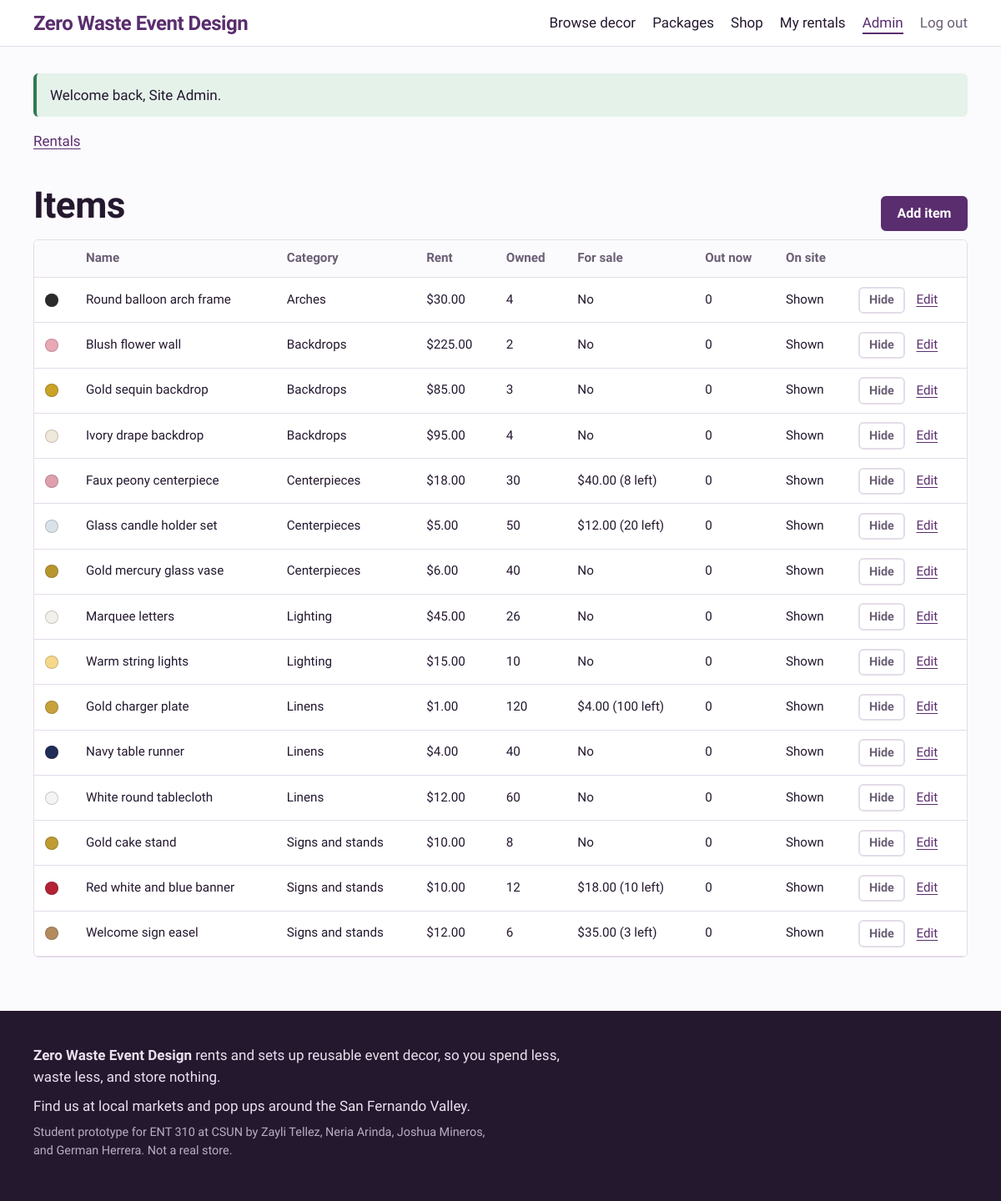
The page /admin/items.php (signed in) on the database its author committed.
### tables this page shows
CREATE TABLE items (
  id          INT AUTO_INCREMENT PRIMARY KEY,
  category_id INT NOT NULL,
  name        VARCHAR(120) NOT NULL,
  description TEXT NOT NULL,
  color_name  VARCHAR(40)  NOT NULL DEFAULT 'Assorted',
  color_hex   CHAR(7)      NOT NULL DEFAULT '#CCCCCC',
  price       DECIMAL(8,2) NOT NULL,           
  quantity    INT NOT NULL DEFAULT 1,          
  sale_price  DECIMAL(8,2) NULL,               
  sale_stock  INT NOT NULL DEFAULT 0,          
  image_url   VARCHAR(500) NULL,
  is_active   TINYINT(1) NOT NULL DEFAULT 1,
  created_at  TIMESTAMP NOT NULL DEFAULT CURRENT_TIMESTAMP,
  FOREIGN KEY (category_id) REFERENCES categories(id)
);

CREATE TABLE categories (
  id    INT AUTO_INCREMENT PRIMARY KEY,
  name  VARCHAR(60) NOT NULL,
  slug  VARCHAR(60) NOT NULL UNIQUE
);

### includes/bootstrap.php (called while the page is built, shortened)
<?php
function db(): PDO
{
    static $pdo = null;
    if ($pdo === null) {
        $dsn = 'mysql:host=' . DB_HOST . ';port=' . DB_PORT . ';dbname=' . DB_NAME . ';charset=utf8mb4';
        $pdo = new PDO($dsn, DB_USER, DB_PASS, [
            PDO::ATTR_ERRMODE            => PDO::ERRMODE_EXCEPTION,
            PDO::ATTR_DEFAULT_FETCH_MODE => PDO::FETCH_ASSOC,
            PDO::ATTR_EMULATE_PREPARES   => false,
        ]);
    }
    return $pdo;
}
function base_url(): string
{
    static $base = null;
    if ($base === null) {
        $script = $_SERVER['SCRIPT_NAME'] ?? '';
        $dir = str_replace('\\', '/', dirname($script));
        if (substr($dir, -6) === '/admin') {
            $dir = substr($dir, 0, -6);
        }
        $base = rtrim($dir, '/');
    }
    return $base;
}
function url(string $path = ''): string
{
    return base_url() . '/' . ltrim($path, '/');
}
function e(?string $text): string
{
    return htmlspecialchars((string) $text, ENT_QUOTES, 'UTF-8');
}
function money($amount): string
{
    return '$' . number_format((float) $amount, 2);
}
    ob_start(); ?>

### public/admin/items.php (the view, shortened to what this page needs)
<?php
require __DIR__ . '/../../includes/bootstrap.php';
$items = db()->query("SELECT i.*, c.name AS category,
        (SELECT COALESCE(SUM(ri.quantity), 0) FROM rental_items ri
         JOIN rentals r ON r.id = ri.rental_id
         WHERE ri.item_id = i.id AND r.status = 'picked_up') AS out_now
    FROM items i JOIN categories c ON c.id = i.category_id
    ORDER BY c.name, i.name")->fetchAll();
require __DIR__ . '/../../includes/header.php';
?>
<p class="crumbs"><a href="<?= e(url('admin/index.php')) ?>">Rentals</a></p>
<div class="section-head">
  <h1>Items</h1>
  <a class="btn" href="<?= e(url('admin/item-form.php')) ?>">Add item</a>
</div>
<div class="table-wrap">
  <table>
    <thead>
      <tr><th></th><th>Name</th><th>Category</th><th>Rent</th><th>Owned</th><th>For sale</th><th>Out now</th><th>On site</th><th></th></tr>
    </thead>
    <tbody>
      <?php foreach ($items as $item): ?>
        <tr class="<?= $item['is_active'] ? '' : 'row-muted' ?>">
          <td><span class="dot" style="--swatch: <?= e($item['color_hex']) ?>"></span></td>
          <td><?= e($item['name']) ?></td>
          <td><?= e($item['category']) ?></td>
          <td><?= money($item['price']) ?></td>
          <td><?= (int) $item['quantity'] ?></td>
          <td><?= $item['sale_price'] !== null ? money($item['sale_price']) . ' (' . (int) $item['sale_stock'] . ' left)' : 'No' ?></td>
          <td><?= (int) $item['out_now'] ?></td>
          <td><?= $item['is_active'] ? 'Shown' : 'Hidden' ?></td>
          <td>
            <form method="post" class="inline">
              <button type="submit" class="btn btn-small btn-quiet"><?= $item['is_active'] ? 'Hide' : 'Show' ?></button>
            </form>
            <a href="<?= e(url('admin/item-form.php?id=' . $item['id'])) ?>">Edit</a>
          </td>
        </tr>
      <?php endforeach; ?>
    </tbody>
  </table>
</div>
<?php require __DIR__ . '/../../includes/footer.php'; ?>

### public/assets/style.css (style rules this page uses)
:root { --paper: #FBFAFD; --white: #FFFFFF; --ink: #24182F; --muted: #6B5F75; --plum: #5A2D6E; --plum-soft: #F1EAF5; --marigold: #F2A93B; --sage: #2F7A55; --sage-soft: #E5F2EA; --berry: #B3263E; --berry-soft: #FBE9EC; --line: #E4DCE9; --display: "Bricolage Grotesque", "Segoe UI", system-ui, sans-serif; --body: "Atkinson Hyperlegible", "Segoe UI", system-ui, sans-serif; --radius: 6px; --gap: clamp(1rem, 3vw, 1.5rem); }
*, *::before, *::after { box-sizing: border-box; }
html { -webkit-text-size-adjust: 100%; }
body { margin: 0; background: var(--paper); color: var(--ink); font: 400 1.0625rem/1.55 var(--body); }
a { color: var(--plum); text-underline-offset: 0.18em; }
h1, h2, h3 { font-family: var(--display); line-height: 1.1; letter-spacing: -0.01em; margin: 0 0 0.5em; }
h1 { font-size: clamp(2rem, 4vw, 2.75rem); font-weight: 800; }
p { margin: 0 0 1rem; max-width: 68ch; }
.inline { display: inline; }
.btn { display: inline-block; background: var(--plum); color: var(--white); border: 2px solid var(--plum); border-radius: var(--radius); padding: 0.6rem 1.1rem; font: 700 1rem/1.2 var(--body); text-decoration: none; cursor: pointer; }
.btn-small { padding: 0.35rem 0.7rem; font-size: 0.9rem; }
.btn-quiet { background: transparent; color: var(--muted); border-color: var(--line); }
.section-head { display: flex; align-items: baseline; justify-content: space-between; gap: 1rem; flex-wrap: wrap; margin-top: 2.5rem; }
.section-head h1, .section-head h2 { margin: 0 0 1rem; }
.dot { display: inline-block; width: 1rem; height: 1rem; border-radius: 50%; background: var(--swatch, #ccc); box-shadow: inset 0 0 0 1px rgba(36, 24, 47, 0.2); vertical-align: middle; flex: none; }
.crumbs { margin-bottom: 1rem; }
.table-wrap { overflow-x: auto; background: var(--white); border: 1px solid var(--line); border-radius: var(--radius); }
table { border-collapse: collapse; width: 100%; font-size: 0.95rem; }
th, td { text-align: left; padding: 0.65rem 0.8rem; border-bottom: 1px solid var(--line); vertical-align: middle; }
th { font-weight: 700; color: var(--muted); background: var(--paper); }
td .inline + a { margin-left: 0.6rem; }

### rows shown on the page
items: name "Round balloon arch frame", category.name "Arches", price "$30.00", quantity "4", shows "No", out_now "0", is_active "Shown"
items: name "Blush flower wall", category.name "Backdrops", price "$225.00", quantity "2", shows "No", out_now "0", is_active "Shown"
items: name "Gold sequin backdrop", category.name "Backdrops", price "$85.00", quantity "3", shows "No", out_now "0", is_active "Shown"
items: name "Ivory drape backdrop", category.name "Backdrops", price "$95.00", quantity "4", shows "No", out_now "0", is_active "Shown"
items: name "Faux peony centerpiece", category.name "Centerpieces", price "$18.00", quantity "30", sale_price "$40.00", sale_stock "8", out_now "0", is_active "Shown"
items: name "Glass candle holder set", category.name "Centerpieces", price "$5.00", quantity "50", sale_price "$12.00", sale_stock "20", out_now "0", is_active "Shown"
items: name "Gold mercury glass vase", category.name "Centerpieces", price "$6.00", quantity "40", shows "No", out_now "0", is_active "Shown"
items: name "Marquee letters", category.name "Lighting", price "$45.00", quantity "26", shows "No", out_now "0", is_active "Shown"
items: name "Warm string lights", category.name "Lighting", price "$15.00", quantity "10", shows "No", out_now "0", is_active "Shown"
items: name "Gold charger plate", category.name "Linens", price "$1.00", quantity "120", sale_price "$4.00", sale_stock "100", out_now "0", is_active "Shown"
items: name "Navy table runner", category.name "Linens", price "$4.00", quantity "40", shows "No", out_now "0", is_active "Shown"
items: name "White round tablecloth", category.name "Linens", price "$12.00", quantity "60", shows "No", out_now "0", is_active "Shown"
items: name "Gold cake stand", category.name "Signs and stands", price "$10.00", quantity "8", shows "No", out_now "0", is_active "Shown"
items: name "Red white and blue banner", category.name "Signs and stands", price "$10.00", quantity "12", sale_price "$18.00", sale_stock "10", out_now "0", is_active "Shown"
items: name "Welcome sign easel", category.name "Signs and stands", price "$12.00", quantity "6", sale_price "$35.00", sale_stock "3", out_now "0", is_active "Shown"

### other values the page prints
SITE_NAME "Zero Waste Event Design"
$label "Browse decor Packages Shop My rentals Admin"
$f['message'] "Welcome back, Site Admin."
